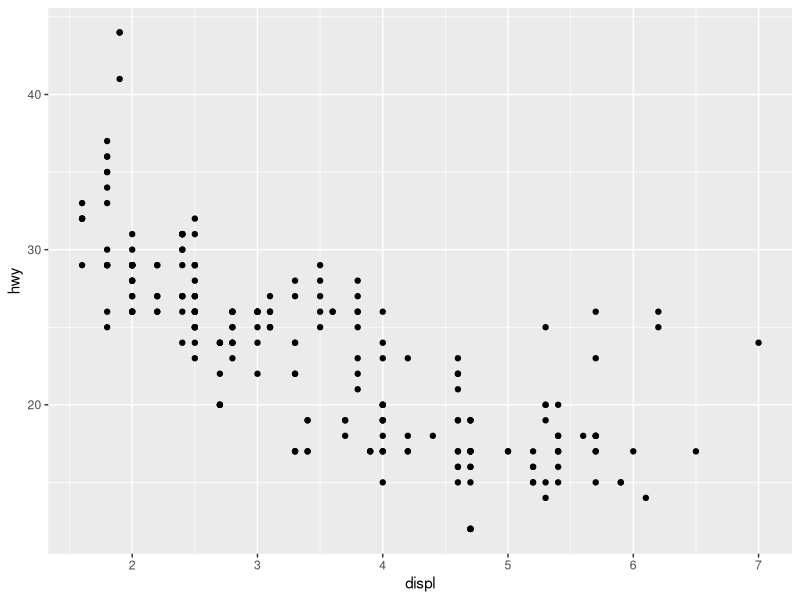
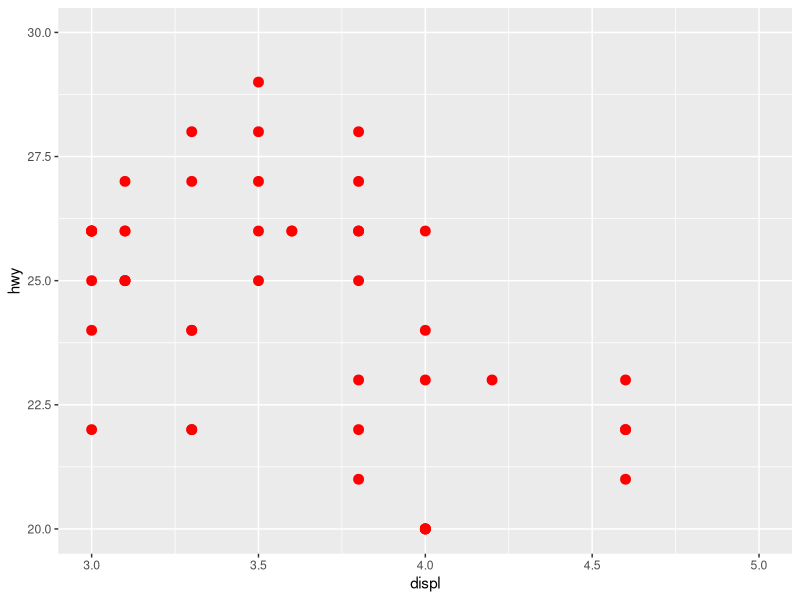
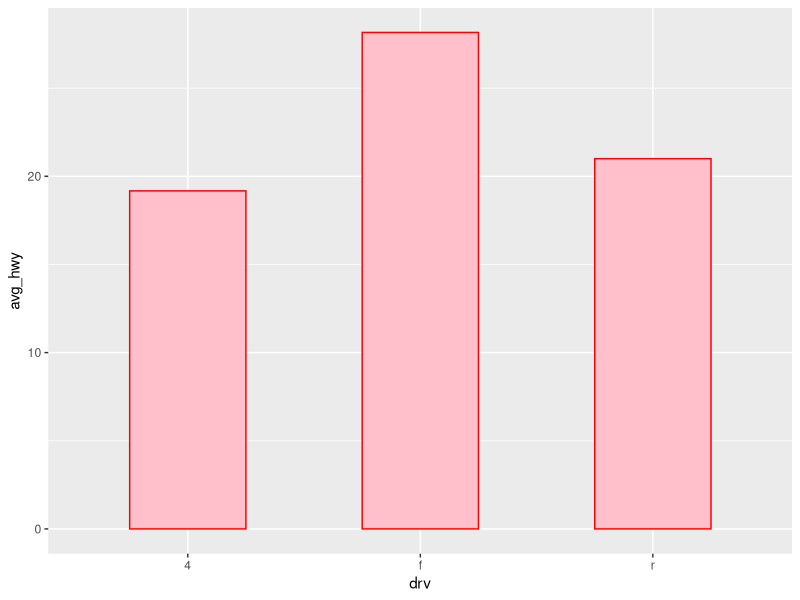
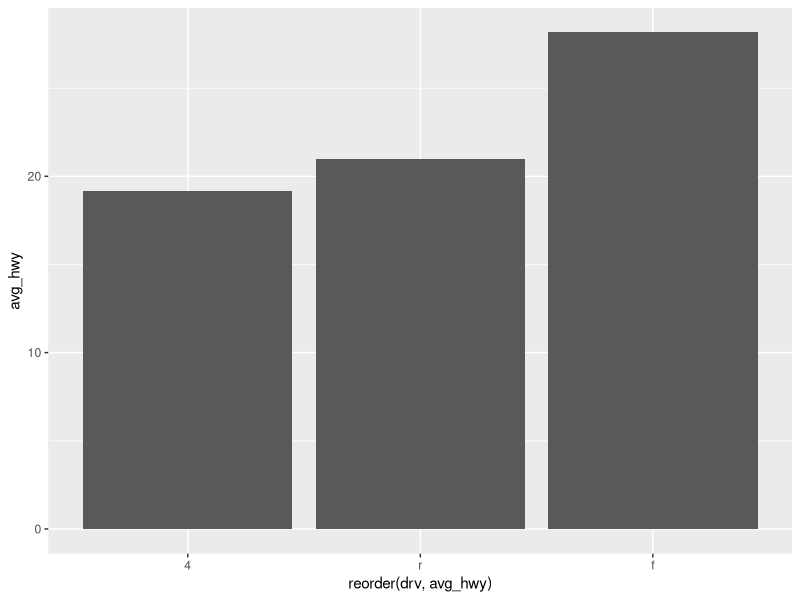
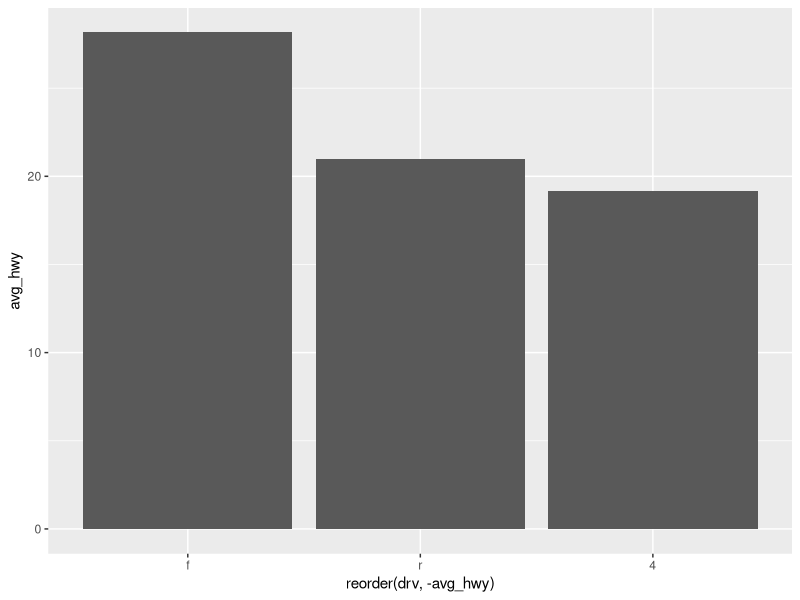
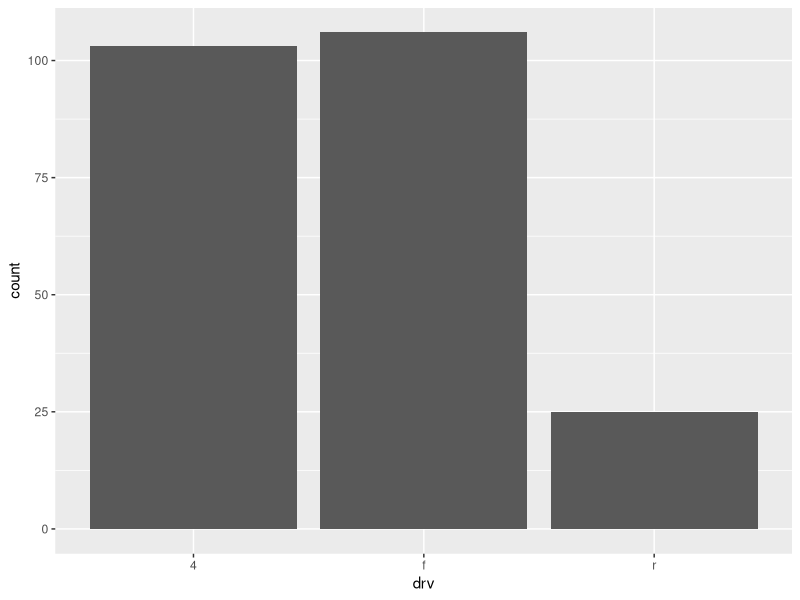
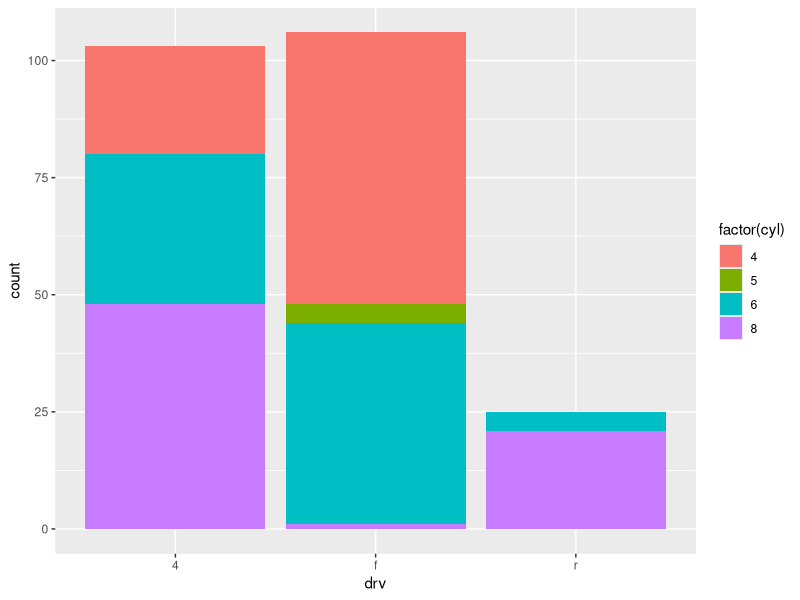
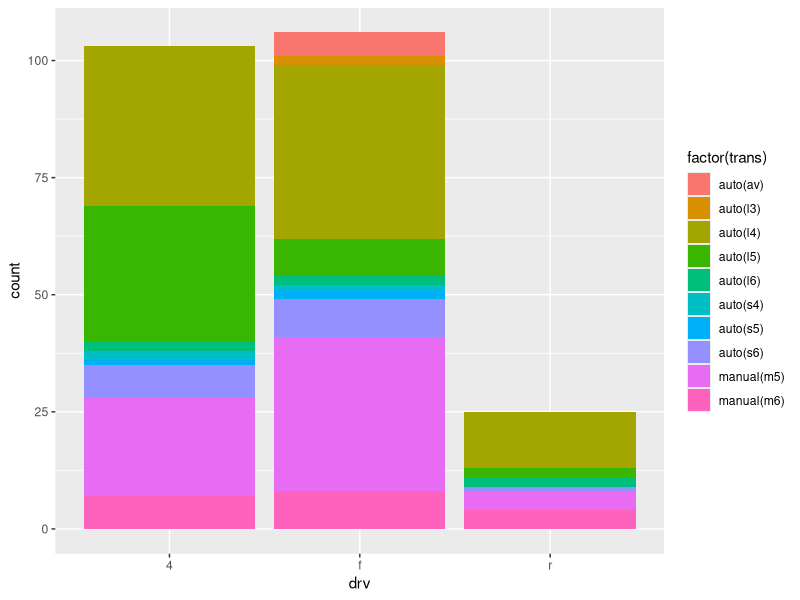

Reproduce these figures in R, in order.
# R Graph 
# 숫자나 문자로 표현하는 것보다는 그림(그래프)로 표현하면 변수의 관계 데이터 경향을 좀 더 쉽게 파악할 수 있어요!

# 해들리 위컴
# reshape2 package
# dplyr package
# ggplot2 package R에서 가장 많이 사용.

# 산점도 (변수간의 관계, 데이터 경향)
# 막대그래프(일반, 빈도(누적),히스토그램)
# 선그래프 (시계열 데이터 표현)
# box 그래프 (데이터의 분포)


# mpg data set을 그냥 사용해 보아요!
######### 산점도 (scatter) - 변수간의 관계를 파악 

# ggplot2는 3단계로 그래프를 그려요!
# 1. 축을 정해요! 배경을 설정
# 2. 그래프를 추가해요!
# 3. 축 범위, 배경 설정
library(ggplot2)
df <- as.data.frame(mpg)

ls(df)
# 1. 배경 설정
# data설정 : 그래프를 그리는데 필요한 데이터 
# aes(x=, y=) : 축 설정

# 배기량에 따른 고속도로 연비
ggplot(data=df,  #데이터는 df를 이용할거야
       aes(x=displ, #x축은 배기량
           y=hwy))+ #y축은 고속도로 연비 #+기호로 chaining
  geom_point()      # 산점도를 그려요

# 우리가 원하는 그래프를 그릴 수 있어요
#=> 우하향 그래프를 통해 displ이 증가하면 hwy가 감소하는 것을 알 수 있다

# 설정을 추가할 수 있어요!
ggplot(data=df,  
       aes(x=displ, 
           y=hwy))+ 
  geom_point(size=3, color="red") + #점의 크기가 3, 색이 빨강으로 바뀜
  xlim(3,5) + #x축의 범위를 3부터 5로
  ylim(20,30) #y축의 범위를 20부터 30으로

plot.new() # plot창에 그렸던 그림을 초기화 시켜줌

######################################################################

########## 막대그래프 - 집단간의 비교를 할 때
# 집단간의 비교를 할 때 많이 사용되요!

# 구동방식(drv) : f(전륜), r(후륜), 4(4륜) (범주형 데이터)

# 연비를 비교해 보아요!

# 막대 그래프를 그리기 위해서 데이터를 준비해야 해요!

# 구동방식별 고속도로 연비 차이(평균)를 알고 싶어요!
library(dplyr)
df <- as.data.frame(mpg)
result <- df%>%
          group_by(drv)%>%
          summarise(avg_hwy=mean(hwy))
class(result) #[1] "tbl_df"     "tbl"        "data.frame" 
result <- as.data.frame(result)
result # 구동방식별 고속도로 연비 평균

ggplot(data=result,
       aes(x=drv,
           y=avg_hwy)) +
  geom_col(width=0.5,fill="pink",color="red")      #bar는 빈도 구하는 함수, col이 막대 그래프

# 막대그래프의 길이 따라서 순서를 재배치하려면
ggplot(data=result,
       aes(x=reorder(drv,avg_hwy), #x축의 순서를 바꿀건데 avg_hwy크기에 따라 작은 순서로 reorder 할거야 
           y=avg_hwy)) +
  geom_col()

ggplot(data=result,
       aes(x=reorder(drv,-avg_hwy), #x축의 순서를 바꿀건데 avg_hwy크기에 따라 큰 순서대로 reorder 할거야 
           y=avg_hwy)) +
  geom_col()
  

# 빈도 막대 그래프
# 사용하는 함수는 geom_bar()
# raw data frame을 직접 이용해서 처리 (group_by, summary 할필요 NONO)
ggplot(data=df,   # df파일을 직접 사용
       aes(x=drv)) + #y축을 설정해줄 필요 nono
  geom_bar()

# 빈도 막대 그래프 구할 때 사용하는 함수와 사용방법
head(df)

# 누적 빈도 그래프

ggplot(data=df,   
       aes(x=drv)) + 
  geom_bar(aes(fill=factor(cyl))) #밀도 막대 안에서 다시 축을 잡아서 누적 빈도 그래프 그리기

ggplot(data=df,   
       aes(x=drv)) + 
  geom_bar(aes(fill=factor(trans)))

ggplot(data=df,   
       aes(x=drv)) + 
  geom_bar(aes(fill=factor(class)))

# 히스토그램 (구간에 몇개 있느냐? 구간당 분포)
# x축이 연속형 변수여야 해요
ggplot(data=df,   
       aes(x=hwy)) + #히스토그램을 그릴때는 x축이 연속형 데이터 
  geom_histogram(bins=10) # 구간 갯수 설정은 bins, 구간 너비 설정은 binwidth
# 간격을 설정해주지 않으면 30개 구간으로 자름


#######################################################################


########## 선 그래프 - 시간에 따라 변화하는 시계열 데이터를 표현할 때
# 일반적으로 환율, 주식, 경제동향

# mpg는 시간에 대한 데이터가 없어요
# line chart를 위해서 economics data set을 이용

tail(economics)
# pop: 인구수 (1000명단위)
# psaert : 월별 개인 저축비율
# uempmed : 얼마나 오랫동안 구직활동을 하고 있느냐 (주단위)
# umeploy : 실업자수 (100명단위)
# pce : 개인 소비지출 (10억단위) 


ggplot(data=economics,
       aes(x=date,  # data type의 date
           y=unemploy))+
  geom_line()


# 산점도와 선 그래프를 같이 표현하기 
ggplot(data=economics,
       aes(x=date,  
           y=unemploy))+
  geom_point(color="red")+
  geom_line()



######################################################################
############ 박스 그래프 - 데이터의 분포를 파악

df <- as.data.frame(mpg)
head(df)

# 구동 방식별 hwy(고속도로 연비)
# 상자그림을 그려보아요!

ggplot(data=df,
       aes(x=drv,
           y=hwy))+
  geom_boxplot()

######################################################################
# 이렇게 ggplot2를 이용해서 4가지 종류의 그래프를 그릴 수잇어요!
# 여기에 추가적인 객체를 포함시켜서 그래프를 좀 더 이해하기 쉬운 형태로 만들어 보아요!!

# mpg : 자동차 연비에 대한 data set 
# economics : 월별 경제 지표에 대한 data set

# 날짜별 개인저축률에 대한 선 그래프를 그려보아요!
# 일반적인 직선을 그릴 수 있어요!

ggplot(data=economics,
       aes(x=date,
           y=psavert)) + 
  geom_line() +
  geom_abline(intercept = 12.1,
              slope = -0.0003444) #기울기와 절편을 지정해줘야 선그래프가 그려짐

# 수평선을 그릴 수 있어요!
ggplot(data=economics,
       aes(x=date,
           y=psavert)) + 
  geom_line() +
  geom_hline(yintercept=mean(economics$psavert)) #y쪽 절편이 저축률 전체 평균 


# 수직선을 그릴 수 있어요!
# 가장 개인 저축률이 낮은 날짜에 대한 수직선을 그릴려고 해요!
tmp<-economics%>%
          filter(psavert==min(economics$psavert))%>%
          select(date)
tmp <- as.data.frame(tmp)
result<-tmp$date #tmp가 dataframe이기 때문에 안의 값만 뽑아내는 처리를 해야함

ggplot(data=economics,
       aes(x=date,
           y=psavert)) + 
  geom_line() +
  geom_vline(xintercept=result) 

## 만약 직접 날짜를 입력해서 수직선을 표현하려면?
ggplot(data=economics,
       aes(x=date,
           y=psavert)) + 
  geom_line() +
  geom_vline(xintercept=as.Date("2005-05-01")) #이렇게 하면 "2015-05-01"가 날짜 데이터가 아니라 character형식이기 때문에 as.Date로 데이터 타입을 바꿔서 넣어줘야 한다

######################################################################

## 그래프 안에서 text를 표현하려면 어떻게 해야 하나요?

ggplot(data=economics,
       aes(x=date, y=psavert)) +
  geom_point() +
  xlim(as.Date("1990-01-01"),
       as.Date("1992-12-01")) +
  ylim(7,10) +
  geom_text(aes(label=psavert, #psavert를 text로 나타내겠다
                vjust=-0.5,  #글자의 상하위치 조정 (양수면 아래, 음수면 위)
                hjust=-0.2)) #글자의 좌우위치 조정 (양수면 왼쪽, 음수면 오른쪽)
  
### 그래프안에서 주목해야할 영역을 highlighting하려면 어떻게 하나요?

ggplot(data=economics,
       aes(x=date, y=psavert)) +
  geom_point() +
  annotate("rect", #덧붙일거야 (화살표, hightlight 영역 등등) "사각형"을
           xmin=as.Date("1991-01-01"), #x 최소
           xmax=as.Date("2005-01-01"), #x 최대
           ymin=5, #y 최소
           ymax=10, #y 최대
           alpha=0.3, #투명도 (0이면 완전 투명, 1이면 완전 불투명) 
           fill="red") 

### 여기에 추가적으로 화살표도 넣어보기
ggplot(data=economics,
       aes(x=date, y=psavert)) +
  geom_point() +
  annotate("rect", 
           xmin=as.Date("1991-01-01"), 
           xmax=as.Date("2005-01-01"), 
           ymin=5, 
           ymax=10, 
           alpha=0.3,  
           fill="red") +
  annotate("segment",
           x=as.Date("1985-01-01"),   #x시작
           xend=as.Date("1995-01-01"), #x 끝
           y=7.5,
           yend=8.5,
           arrow=arrow(), #화살표 모양이야 
           color="blue") +
  annotate("text",
           x=as.Date("1985-01-01"),
           y=15,
           label="소리없는 아우성!!")

#차트제목, column명 
ggplot(data=economics,
       aes(x=date, y=psavert)) +
  geom_point() +
  annotate("rect", 
           xmin=as.Date("1991-01-01"), 
           xmax=as.Date("2005-01-01"), 
           ymin=5, 
           ymax=10, 
           alpha=0.3,  
           fill="red") +
  annotate("segment",
           x=as.Date("1985-01-01"),   #x시작
           xend=as.Date("1995-01-01"), #x 끝
           y=7.5,
           yend=8.5,
           arrow=arrow(), #화살표 모양이야 
           color="blue",size=2) + #색은 파랑, 크기는 2
  annotate("text",
           x=as.Date("1985-01-01"),
           y=15,
           label="소리없는 아우성!!")+
  labs(x="연도",y="개인별 저축률",           # x축, y축 이름 지정
       title="연도별 개인저축률 추이") +     # 차트 이름
  theme_classic()   #테마지정할 수 있다 #classic은 격자를 날린다.










